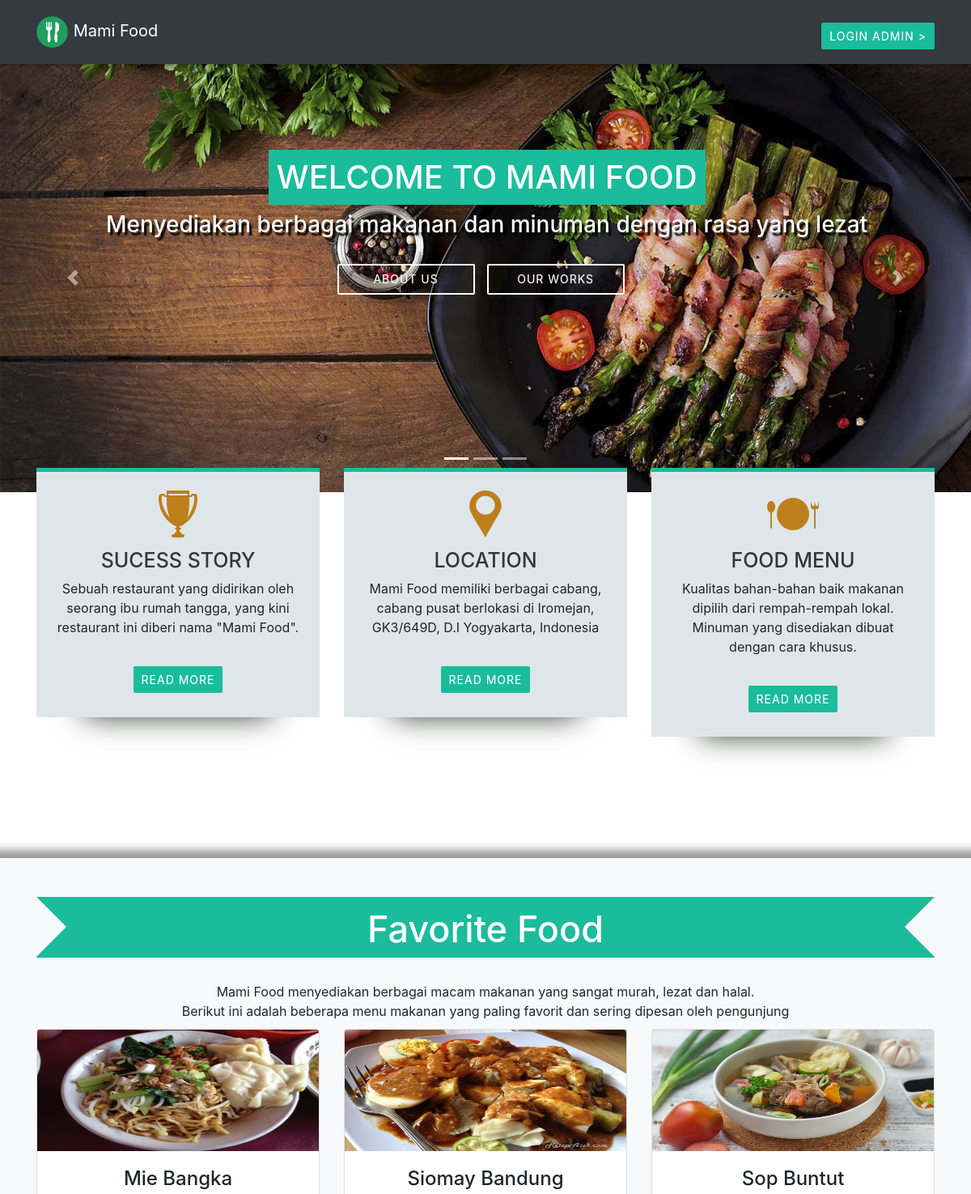
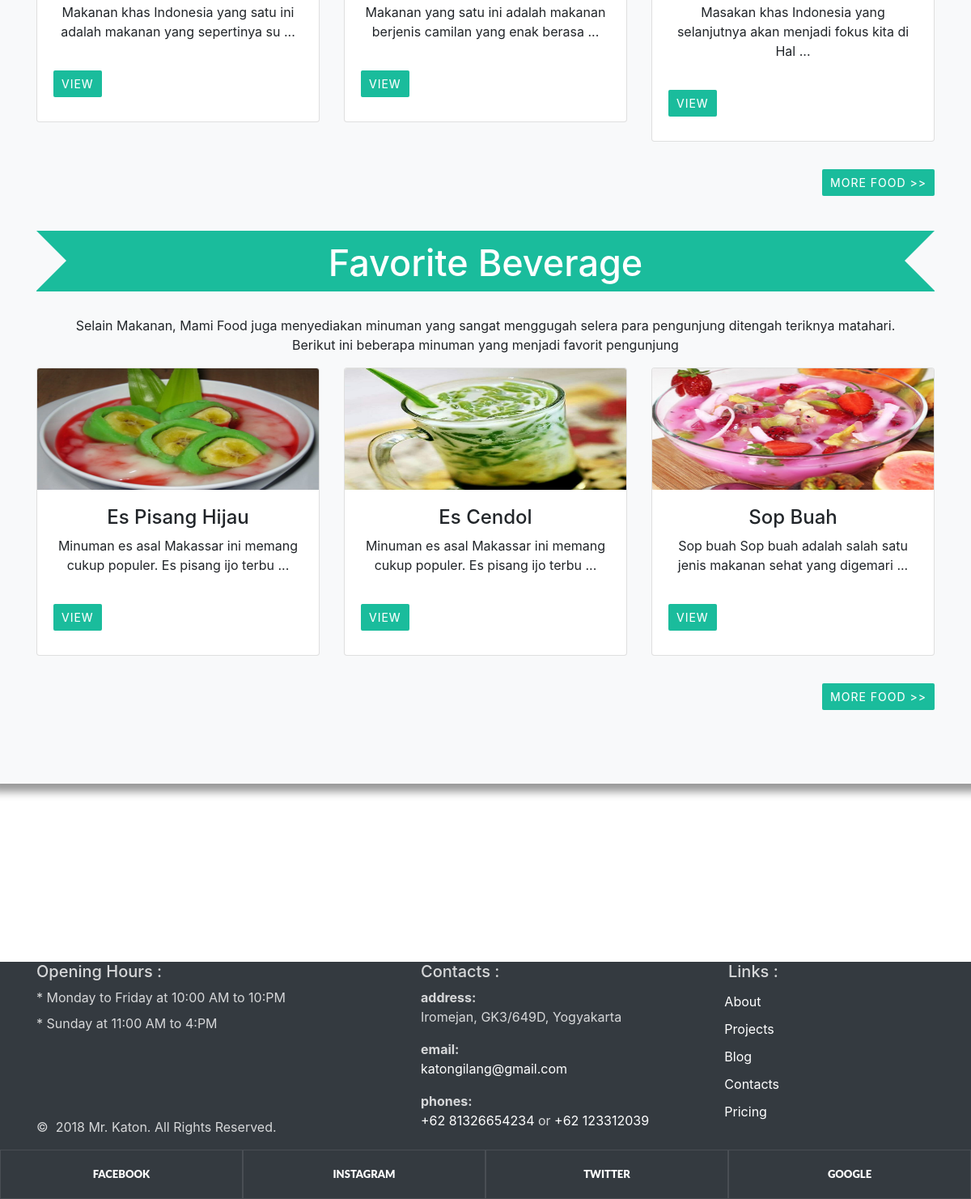
The page / on the database its author committed (2 pictures, top to bottom).
### tables this page shows
CREATE TABLE `gambar` (
  `id_gambar` int(50) NOT NULL,
  `gambar` varchar(200) NOT NULL,
  `id_menu` int(50) NOT NULL
);

CREATE TABLE `menu` (
  `id_menu` int(10) NOT NULL,
  `nama_menu` varchar(100) NOT NULL,
  `deskripsi_menu` text NOT NULL,
  `kategori` varchar(100) NOT NULL,
  `harga_menu` int(50) NOT NULL
);

### application/controllers/Home.php (called while the page is built, shortened)
<?php
class Home extends CI_Controller{
	public function __construct(){
		$this->load->model('Home_model');
	}
	public function index()
    {
        $data['fav_beverage'] = $this->Home_model->get_fav_beverage();
        $data['fav_food'] = $this->Home_model->get_fav_food();
        $this->load->view('index',$data);
    }
}

### index.php (called while the page is built, shortened)
<?php
require_once BASEPATH.'core/CodeIgniter.php';

### application/models/Home_model.php (called while the page is built, shortened)
<?php
class home_model extends CI_Model {
		function get_fav_food(){
			$results = array();
			$this->db->select('*, gambar');
			$this->db->from('menu, gambar');
			$this->db->where("(menu.id_menu='14' OR menu.id_menu='15' OR menu.id_menu='16')");
    		$this->db->where('menu.id_menu = gambar.id_menu');
    		$query = $this->db->get();
			if($query->num_rows() > 0) {
    	 		$results = $query->result();
			}
			return $results;
		}
		function get_fav_beverage(){
			$results = array();
			$this->db->select('*, gambar');
			$this->db->from('menu, gambar');
			$this->db->where("(menu.id_menu='17' OR menu.id_menu='19' OR menu.id_menu='20')");
    		$this->db->where('menu.id_menu = gambar.id_menu');
    		$query = $this->db->get();
			if($query->num_rows() > 0) {
    	 		$results = $query->result();
			}
			return $results;
		}
}
?>

### application/views/index.php (the view, shortened to what this page needs)
<!doctype html>
<html lang="en">
  <head>
    <link rel="stylesheet" href="<?php echo base_url('assets/css/bootstrap.min.css')?>">
    <link rel="stylesheet" type="text/css" href="<?php echo base_url('assets/css/style.css')?>">
    <link rel="stylesheet" type="text/css" href="<?php echo base_url('assets/css/footer.css')?>">
  </head>
  <body>
    <?php include('header.php'); ?>
	<section class="box-content box-1">
		<div class="container">
			<div class="row">
				<div class="col-sm-4 ">
					<div class="service">
						<a href="#"><img src="<?php echo base_url('assets/image/icon1.png')?>" title="icon-name"></a>
						<h3>Sucess Story</h3>
						<p>Sebuah restaurant yang didirikan oleh seorang ibu rumah tangga, yang kini restaurant ini diberi nama "Mami Food".</p>
						<a class="btnHeader btnHeader-2 btn-sm" href="#">Read More</a>
					</div>
		 		</div>
		 		<div class="col-sm-4 ">
					<div class="service">
						<a href="#"><img src="<?php echo base_url('assets/image/icon3.png')?>" title="icon-name"></a>
						<h3>Location</h3>
						<p>Mami Food memiliki berbagai cabang, cabang pusat berlokasi di Iromejan, GK3/649D, D.I Yogyakarta, Indonesia</p>
						<a class="btnHeader btnHeader-2 btn-sm" href="#">Read More</a>
					</div>
		 		</div>
		 		<div class="col-sm-4 ">
					<div class="service">
						<a href="#"><img src="<?php echo base_url('assets/image/icon2.png')?>" title="icon-name"></a>
						<h3>Food Menu</h3>
						<p>Kualitas bahan-bahan baik makanan dipilih dari rempah-rempah lokal. Minuman yang disediakan dibuat dengan cara khusus.</p>
						<a class="btnHeader btnHeader-2 btn-sm" href="#">Read More</a>
					</div>
		 		</div>
			</div>
		</div>
		</section>
    <div class="album py-5 bg-light box-style">
      <div class="container">
        	<div class="row heading">
    				<div class="col-lg-12">
    					<h2>Favorite Food</h2>
      					<div class="intro">Mami Food menyediakan berbagai macam makanan yang sangat murah, lezat dan halal.<br> Berikut ini adalah beberapa menu makanan yang paling favorit dan sering dipesan oleh pengunjung
                </div>
            </div>
			       <?php
              foreach ($fav_food as $ff) {
             ?>
            <div class="col-md-4">
              <div class="card mb-4 shadow-sm">
                <img class="card-img-top" src="<?php echo base_url("assets/image/food_image/$ff->gambar"); ?>" alt="Card image cap">
                <div class="card-body">
                  <h4><?php echo $ff->nama_menu; ?></h4>
                  <p class="card-text"><?php echo substr($ff->deskripsi_menu, 0, 70); ?> ...</p>
                  <div class="d-flex justify-content-between align-items-center">
                    <div class="btn-group">
                      <a class="btnHeader btnHeader-2 btn-sm" href="<?php echo base_url();?>Home/detail_menu/<?php echo $ff->id_menu;?>" data-id="<?php echo $ff->id_menu; ?>" >View</a>
                    </div>
                  </div>
                </div>
              </div>
            </div>
            <?php } ?>
          </div>
          <div class="more">
            <a class="btnHeader btnHeader-2 btn-sm" href="<?php echo base_url("Home/list_food"); ?>" >More Food >></a>
          </div>
          <br><br><br><br>
              <div class="row heading">
                <div class="col-lg-12">
                  <h2>Favorite Beverage</h2>
                    <div class="intro"><p>Selain Makanan, Mami Food juga menyediakan minuman yang sangat menggugah selera para pengunjung ditengah teriknya matahari.<br> Berikut ini beberapa minuman yang menjadi favorit pengunjung</p>
                    </div>
                </div>
                <?php
                  foreach ($fav_beverage as $fb) {
                 ?>
                <div class="col-md-4">
                <div class="card mb-4 shadow-sm">
                  <img class="card-img-top" src="<?php echo base_url("assets/image/food_image/$fb->gambar"); ?>" alt="Card image cap">
                  <div class="card-body">
                    <h4><?php echo $fb->nama_menu; ?></h4>
                    <p class="card-text"><?php echo substr($fb->deskripsi_menu, 0, 70); ?> ...</p>
                    <div class="d-flex justify-content-between align-items-center">
                      <div class="btn-group">
                        <a class="btnHeader btnHeader-2 btn-sm" href="<?php echo base_url();?>Home/detail_menu/<?php echo $fb->id_menu;?>" data-id="<?php echo $fb->id_menu; ?>" >View</a>
                      </div>
                    </div>
                  </div>
                </div>
              </div>
              <?php } ?>
            </div>
              <div class="more">
            <a class="btnHeader btnHeader-2 btn-sm" href="<?php echo base_url('Home/list_beverage'); ?>">More Food >></a>
            </div>
            <br><br><br><br>
        </div>
      </div>
  <section class="box-content box-3" id="staff"></section>
    <?php include('footer.php'); ?>
  </body>
</html>

### application/views/navbar.php (shortened to what this page needs)
<nav class="navbar sticky-top navbar-expand-lg navbar-dark bg-dark">
		<div class="container">
			<a class="navbar-brand" href="<?php echo base_url('Home'); ?>"><span><img class="logo" src="<?php echo base_url('assets/image/icon.png')?>" alt="icon mami food"></span>  Mami Food</a>
	      <div class="collapse navbar-collapse" id="navbarsExample03">
	        <div class="">
               <a class="btnHeader btnHeader-2 btn-sm" href="<?php echo base_url('Home/login'); ?>">Login Admin ></a>
			</div>
	      </div>
 	 </div>
    </nav>

### application/views/header.php (shortened to what this page needs)
<?php include('navbar.php'); ?>
	<header id="intro">
		<div id="carouselExampleIndicators" class="carousel slide" data-ride="carousel">
		  <ol class="carousel-indicators">
		    <li data-target="#carouselExampleIndicators" data-slide-to="0" class="active"></li>
		    <li data-target="#carouselExampleIndicators" data-slide-to="1"></li>
		    <li data-target="#carouselExampleIndicators" data-slide-to="2"></li>
		  </ol>
		  <div class="carousel-inner">
		    <div class="carousel-item active">
		      <img class="d-block w-100" src="<?php echo base_url('assets/image/bg-1.jpg')?>" alt="First slide">
		      <div class="header-text hidden-xs">
				  <div class="col-md-12 text-center">
				    <h2>Welcome to Mami Food</h2>
				    <br>
				    <h3>Menyediakan berbagai makanan dan minuman dengan rasa yang lezat</h3>
				    <br>
                    <div class="">
                        <a class="btnHeader btnHeader-1 btn-sm" href="#about">About us</a><a class="btnHeader btnHeader-1 btn-sm" href="#works">Our works</a>
					</div>
				</div>
				</div>
		    </div>
		  </div>
		  <a class="carousel-control-prev" href="#carouselExampleIndicators" role="button" data-slide="prev">
		    <span class="carousel-control-prev-icon" aria-hidden="true"></span>
		  </a>
		  <a class="carousel-control-next" href="#carouselExampleIndicators" role="button" data-slide="next">
		    <span class="carousel-control-next-icon" aria-hidden="true"></span>
		  </a>
		</div>
	</header>

### application/views/footer.php (shortened to what this page needs)
<footer class="section footer-classic context-dark bg-dark">
  <div class="container">
    <div class="row row-30">
      <div class="col-md-4 col-xl-5">
        <div class="pr-xl-4">
        	<h5>Opening Hours :</h5>
          <dd>* Monday to Friday at 10:00 AM to 10:PM</dd>
          <dd>* Sunday at 11:00 AM to 4:PM</dd>
          <br><br><br><br>
          <p class="rights"><span>©  </span><span class="copyright-year">2018</span><span> </span><span>Mr. Katon</span><span>. </span><span>All Rights Reserved.</span></p>
        </div>
      </div>
      <div class="col-md-4">
        <h5>Contacts :</h5>
        <dl class="contact-list">
          <dt>address:</dt>
          <dd>Iromejan, GK3/649D, Yogyakarta</dd>
        </dl>
        <dl class="contact-list">
          <dt>email:</dt>
          <dd><a href="mailto:#">katongilang@gmail.com</a></dd>
        </dl>
        <dl class="contact-list">
          <dt>phones:</dt>
          <dd><a href="tel:#">+62 81326654234</a> <span>or</span> <a href="tel:#">+62 123312039</a>
          </dd>
        </dl>
      </div>
      <div class="col-md-4 col-xl-3">
        <h5>Links :</h5>
        <ul class="nav-list">
          <li><a href="#">About</a></li>
          <li><a href="#">Projects</a></li>
          <li><a href="#">Blog</a></li>
          <li><a href="#">Contacts</a></li>
          <li><a href="#">Pricing</a></li>
        </ul>
      </div>
    </div>
  </div>
  <div class="row no-gutters social-container">
    <div class="col"><a class="social-inner" href="#"><span class="icon mdi mdi-facebook"></span><span>Facebook</span></a></div>
    <div class="col"><a class="social-inner" href="#"><span class="icon mdi mdi-instagram"></span><span>instagram</span></a></div>
    <div class="col"><a class="social-inner" href="#"><span class="icon mdi mdi-twitter"></span><span>twitter</span></a></div>
    <div class="col"><a class="social-inner" href="#"><span class="icon mdi mdi-youtube-play"></span><span>google</span></a></div>
  </div>
</footer>

### assets/css/style.css (style rules this page uses)
.logo { height:40px; width: 40px; }
.navbar { box-shadow: 0 2px 5px rgba(0,0,0, 0.25); font-size:large; }
.carousel-indicators { margin-bottom: 30px; }
.btnHeader { border-radius: 2px; position: relative; display: inline-block; outline: none; color: #fff; text-decoration: none; text-transform: uppercase; letter-spacing: 1px; font-weight: 400; text-shadow: 0 0 1px rgba(255,255,255,0.3); font-size: 14px; }
a.btnHeader.btnHeader-1.btn-sm { text-decoration: none; }
a.btnHeader.btnHeader-2.btn-sm { text-decoration: none; }
.btnHeader-1 { color: #fff;background-color: transparent;border: 2px solid #fff;margin-right: 15px;min-width: 170px;line-height: 26px; }
.btnHeader-2 { background: #1abc9c;border: 2px solid transparent;margin:20px 0 10px 0; }
.header-text { position: absolute;top: 20%;left: 1.8%;right: auto;width: 96.66666666666666%;color: #fff; }
.header-text h2 { font-size: 40px; padding: 10px;color: #fff;text-transform: uppercase;background-color: #1abc9c;display:inline-block;color:#fff; }
.header-text h3 { color: #fff;text-shadow: 3px 4px 2px black; }
.more { float: right; }
.box-content { padding: 50px 0; }
.box-content.box-1 .service { margin: -80px 0 100px 0;text-align: center;background:#dfe6e9;padding: 20px;border-top:5px solid #1abc9c;-webkit-box-shadow: 0px 56px 36px -60px #121D12; -moz-box-shadow: 0px 56px 36px -60px #121D12; -o-box-shadow: 0px 56px 36px -60px #121D12; }
.box-content.box-1 .service h3 { color: #363638;font-size:25px;text-transform:uppercase; }
.box-content.box-1 .service img { display: inline-block;margin-bottom:10px; }
.box-content.box-3 { padding:110px 0; }
.card-img-top { height: 150px; }
.box-style { background: #F7F3E2; padding:110px 0;-moz-box-shadow: 0 0 10px 10px #999;-webkit-box-shadow: 0 0 10px 10px #999;box-shadow: 0px 0 10px 10px #999; }
.heading { margin-bottom: -10px;text-align:center; }
.heading h2 { height: 75px;background: #1abc9c;padding: 13px 0 0 0;position: relative;width: 100%;font-size: 45px;text-decoration: none;color: #fff; }
.heading h2:after { content: ""; border-top: 37px solid transparent;border-bottom: 37px solid transparent;border-right: 37px solid #f8f9fa;position: absolute; right: 0; top: 0; }
.heading h2:before { content: ""; border-top: 37px solid transparent;border-bottom: 37px solid transparent;border-left: 37px solid #f8f9fa;position: absolute; left: 0; top: 0; }
.heading .intro { margin:30px 0 10px 0; }

### assets/css/footer.css (style rules this page uses)
.context-dark, .bg-gray-dark, .bg-primary { color: rgba(255, 255, 255, 0.8); }
.footer-classic a, .footer-classic a:focus, .footer-classic a:active { color: #ffffff; }
.nav-list li { padding-top: 5px; padding-bottom: 5px; }
ul, ol { list-style: none; padding: 0; margin: 0; }
.social-inner { display: flex; flex-direction: column; align-items: center; width: 100%; padding: 23px; font: 900 13px/1 "Lato", -apple-system, BlinkMacSystemFont, "Segoe UI", Roboto, "Helvetica Neue", Arial, sans-serif; text-transform: uppercase; color: rgba(255, 255, 255, 0.5); }
.social-container .col { border: 1px solid rgba(255, 255, 255, 0.1); }
.nav-list li a:before { content: "\f14f"; font: 400 21px/1 "Material Design Icons"; color: #4d6de6; display: inline-block; vertical-align: baseline; margin-left: -28px; margin-right: 7px; opacity: 0; visibility: hidden; transition: .22s ease; }

### rows shown on the page
gambar: gambar (picture), id_menu.nama_menu "Mie Bangka", id_menu.deskripsi_menu "Makanan khas Indonesia yang satu ini adalah makanan yang sepertinya su"
gambar: gambar (picture), id_menu.nama_menu "Siomay Bandung", id_menu.deskripsi_menu "Makanan yang satu ini adalah makanan berjenis camilan yang enak berasa"
gambar: gambar (picture), id_menu.nama_menu "Sop Buntut", id_menu.deskripsi_menu "Masakan khas Indonesia yang selanjutnya akan menjadi fokus kita di Hal"
gambar: gambar (picture), id_menu.nama_menu "Es Pisang Hijau", id_menu.deskripsi_menu "Minuman es asal Makassar ini memang cukup populer. Es pisang ijo terbu"
gambar: gambar (picture), id_menu.nama_menu "Es Cendol", id_menu.deskripsi_menu "Minuman es asal Makassar ini memang cukup populer. Es pisang ijo terbu"
gambar: gambar (picture), id_menu.nama_menu "Sop Buah", id_menu.deskripsi_menu "Sop buah Sop buah adalah salah satu jenis makanan sehat yang digemari"
